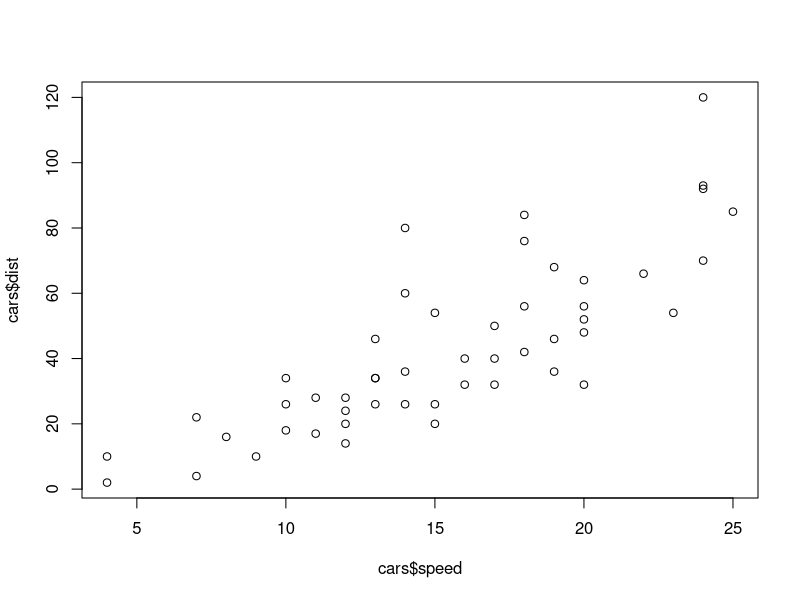
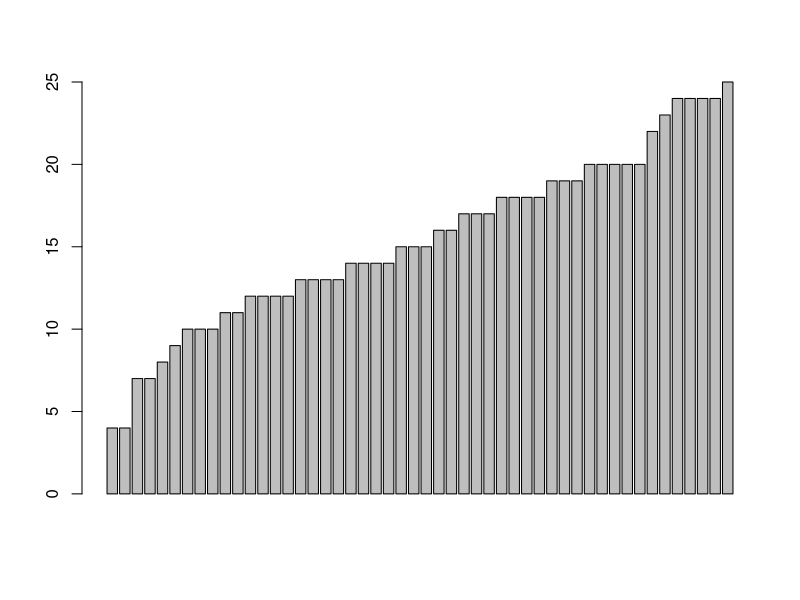
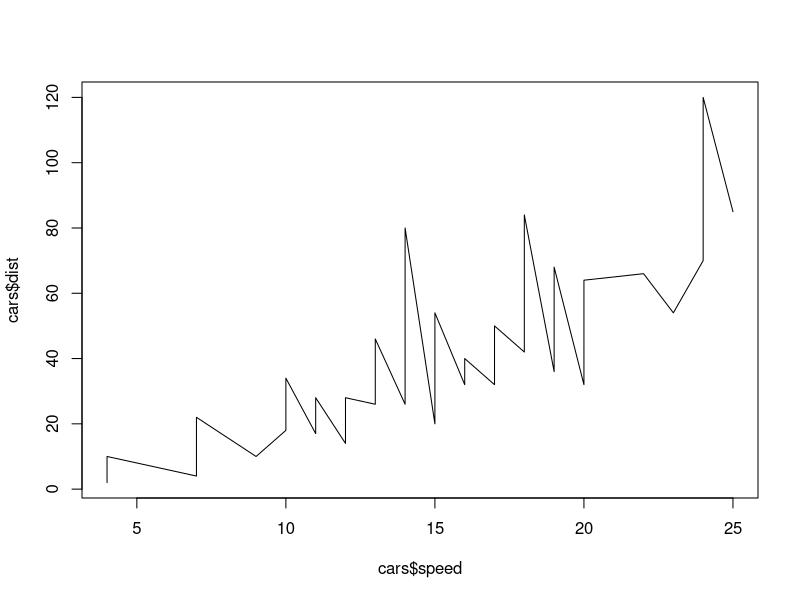

These figures' R source, in order:
## ---- chunk 1
6 * 7 + 1.4
## ---- chunk 2
sqrt(81)
cos(3.1415)
## ---- chunk 3
a <- 5
5 -> a
a = 5
## ---- chunk 4
a + 10
a * a
## ---- chunk 5
langer_name <- 5
langer.name <- 5
geht.auch.mit.ümläuten <- 5
`variable mit leerzeichen` <- 5
## ---- chunk 6
`2000` <- 5
`2000` * `2000`
## ---- chunk 7
b <- c(7, 2, 11, 4.5, 3)
## ---- chunk 8
b[1]
## ---- chunk 9
b + 10
b * b
## ---- chunk 10
sort(b)
## ---- chunk 11
min(b)
max(b)
## ---- chunk 12
range(b)
## ---- chunk 13
length(b)
## ---- chunk 14
sum(b)
## ---- chunk 15
sum(b) / length(b)
## ---- chunk 16
mean(b)
## ---- chunk 17
median(b)
## ---- chunk 18
summary(b)
## ---- chunk 19
a <- "R ist eine nützliche Sache"
## ---- chunk 20
b <- c("Birne", "Banane", "Apfel", "Zitrone", "Banane", "Birne")
## ---- chunk 21
table(b)
## ---- chunk 22
cars
## ---- chunk 23
cars$speed
## ---- chunk 24
summary(cars$speed)
## ---- chunk 25
plot(cars$speed, cars$dist)
## ---- chunk 26
barplot(cars$speed)
## ---- chunk 27
plot(cars$speed, cars$dist, type='l')
